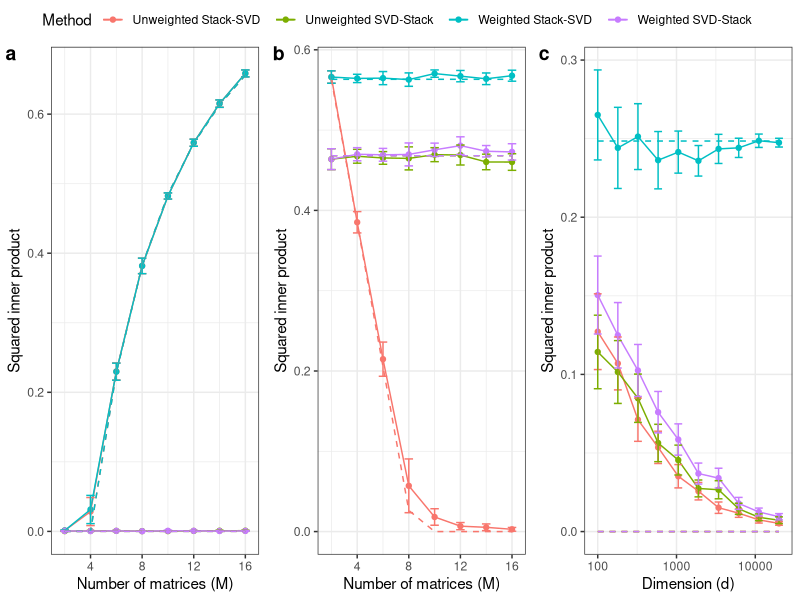
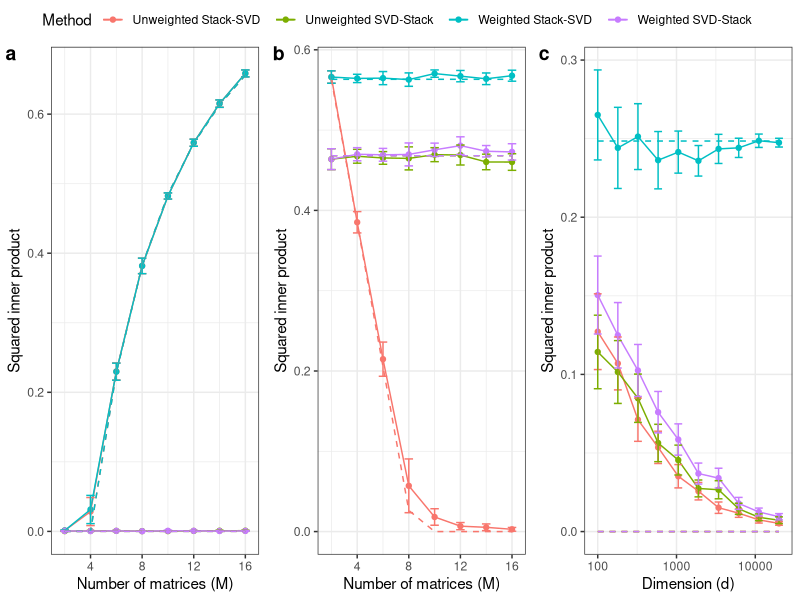

Source code (R) for these figures, in order:

#Panel a

res <- read.csv("../data/fig3a_interesting_results.tsv", sep="\t")

library(tidyverse)

a <- 1.96

p <- ggplot(data=res, aes(x=M, y=mean, color=Method,
                          ymin = mean-a*std_err,
                          ymax=mean+a*std_err)) +
  geom_point() + geom_line() +
  geom_errorbar(width=0.66) +
  geom_line(aes(x=M, y=asymp_opt_power, color=Method), linetype="dashed") +
  theme_bw() +
  xlab("Number of matrices (M)") +
  ylab("Squared inner product")



# Panel b

res <- read.csv("../data/fig3b_interesting_results.tsv", sep="\t")

p2 <- ggplot(data=res, aes(x=M, y=mean, color=Method,
                           ymin = mean-a*std_err,
                           ymax=mean+a*std_err)) +
  geom_point() + geom_line() +
  geom_errorbar(width=0.66) +
  geom_line(aes(x=M, y=asymp_opt_power, color=Method), linetype="dashed") +
  theme_bw() +
  xlab("Number of matrices (M)") +
  ylab("Squared inner product")

res <- read.csv("../data/fig3c_interesting_results.tsv", sep="\t")




p3 <- ggplot(data=res, aes(x=d, y=mean, color=Method,
                           ymin = mean-a*std_err,
                           ymax=mean+a*std_err)) +
  geom_point() + geom_line() +
  geom_errorbar(width=0.1) +
  geom_line(aes(x=d, y=asymp_opt_power, color=Method), linetype="dashed") +
  theme_bw() +
  xlab("Dimension (d)") +
  ylab("Squared inner product") +
  scale_x_log10()



library(ggpubr)

p.full <- ggarrange(p, p2, p3, nrow=1, ncol=3, common.legend=TRUE,
                    labels=c("a", "b", "c"))


ggsave(p.full, filename="../plots/fig3_rversion.png",
       width=11.3, height=3.95)

ggsave(p.full, filename="../plots/fig3_rversion.pdf",
       width=11.3, height=3.95)
